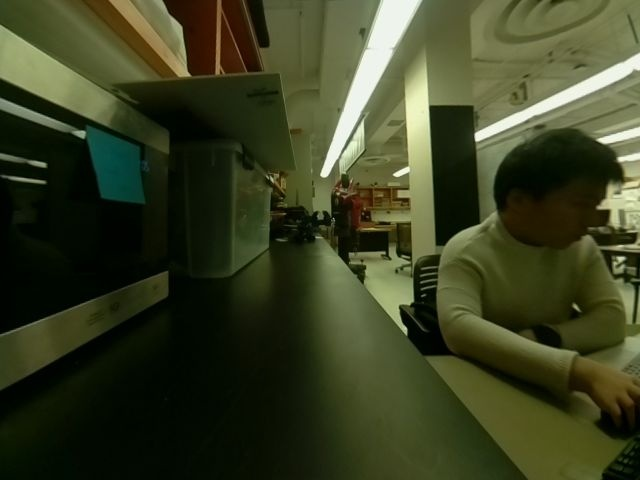
#> input picture src/parking_test_image/parking_test_02.jpg, 640 x 480 px
$ jupyter execute --allow-errors Untitled.ipynb
#> lines starting #> are read from the running program, lines starting #| are printed output that depends on the picture
[cell 1]
import numpy as np
import modern_robotics as mr
from __future__ import division
import matplotlib.pyplot as plt
import matplotlib.image as mpimg
import cv2

image = mpimg.imread('parking_test_02.jpg')
#> image is the input picture: shape (480, 640, 3); mean R, G, B 58.3, 64, 35.6
H = np.array([[-5.80645161, -6.96095076,  2358.06452],
              [ 0.00000000, -11.8166384,  2245.16129],
              [ 0.00000000, -0.0139219015,  1.00000000]])
h1 = H[0][0]
h2 = H[0][1]
h3 = H[0][2]
h4 = H[1][0]
h5 = H[1][1]
h6 = H[1][2]


print('This image is:', type(image), 'with dimensions:', image.shape)
#| This image is: <class 'numpy.ndarray'> with dimensions: (480, 640, 3)
plt.imshow(image)
plt.show()

[cell 2]
cv2.imshow('img',image)
cv2.waitKey(3000)
cv2.destroyAllWindows()

[cell 3]
H_inv= np.linalg.inv(np.matrix(H))
pts_dst = np.array([[313.5, 251.5, 1]]).T
np.dot(H_inv,pts_dst)
print(H_inv)

#> (a cell that did not finish here is left out)

[cell 5]
x2 = 334
y2 = 174

[cell 6]
zhong = np.array([[240, 120, 1]]).T
zhong
mapm = np.dot(H,zhong)
mapm

[cell 7]
top_x = 85
top_y = 85
bottom_x = 290
bottom_y = 235
l_u = [320 - top_x, 360 - 2*top_y]
r_u = [320 + top_x, 360 - 2*top_y]
r_b = [320 + bottom_x, 240 + bottom_y]
l_b = [320 - bottom_x, 240 + bottom_y]
m_u = [320, 360 - 2*top_y]
m_b = [320, 240 + bottom_y]
m_m = [320, (600 - 2*top_y+bottom_y)/2]
l_m = [(640-top_x-bottom_x)/2, (600-2*top_y+bottom_y)/2]
r_m = [(640+top_x+bottom_x)/2, (600-2*top_y+bottom_y)/2]

pts_src = np.array([l_u,m_u,r_u,r_m,r_b,m_b,l_b,l_m, m_m])

# selecting 4 points from image that will be transformed
pts_dst = np.array([[200, 0], [500,0], [800, 0], [800,300], [800, 600], [400,600], [200, 600], [200,300], [500,300]])

# finding homography matrix
h, status = cv2.findHomography(pts_src, pts_dst,method=0)
h1 = h[0][0]
h2 = h[0][1]
h3 = h[0][2]
h4 = h[1][0]
h5 = h[1][1]
h6 = h[1][2]
y = ((h1*y2+h4*x2)-h3*h4-h1*h6)/(h1*h5+h2*h4)
x = (x2-h3-h2*y)/h1
print(x,y)
cv_image_homography = cv2.warpPerspective(image, h, (1000, 600))
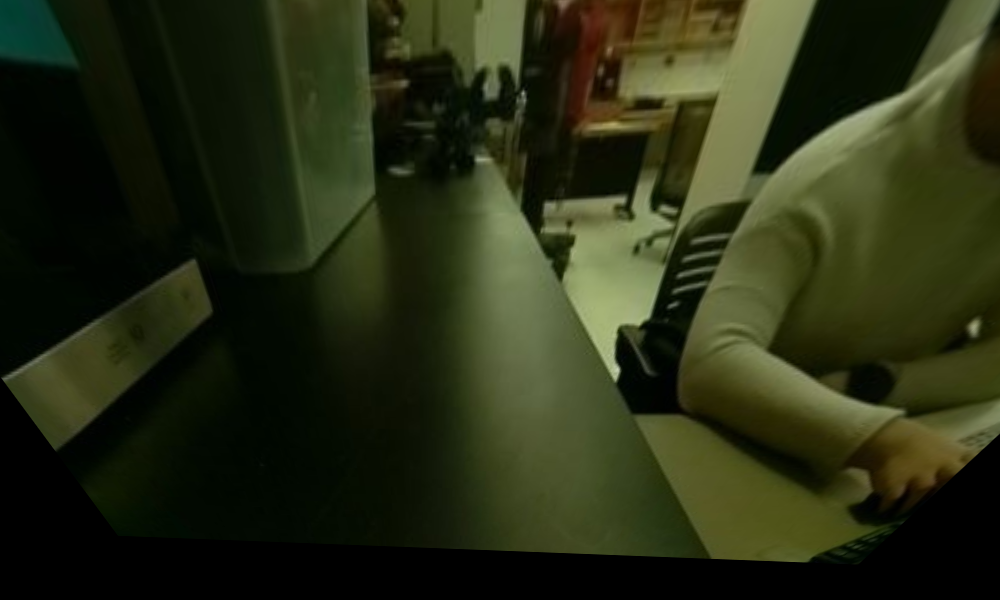
#> cv_image_homography: shape (600, 1000, 3); mean R, G, B 39.7, 44.9, 20.5


$ run again, with src/parking_test_image/parking_test_03.jpg copied over src/parking_test_image/parking_test_02.jpg
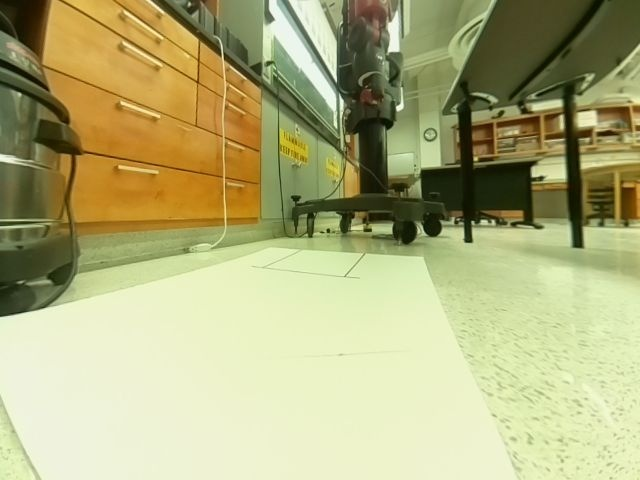
#> input picture src/parking_test_image/parking_test_03.jpg, 640 x 480 px
#> image is the input picture: shape (480, 640, 3); mean R, G, B 175.8, 174.6, 124.5
#| This image is: <class 'numpy.ndarray'> with dimensions: (480, 640, 3)
#> `cv_image_homography = cv2.warpPerspective(image, h, (1000, 600))`:
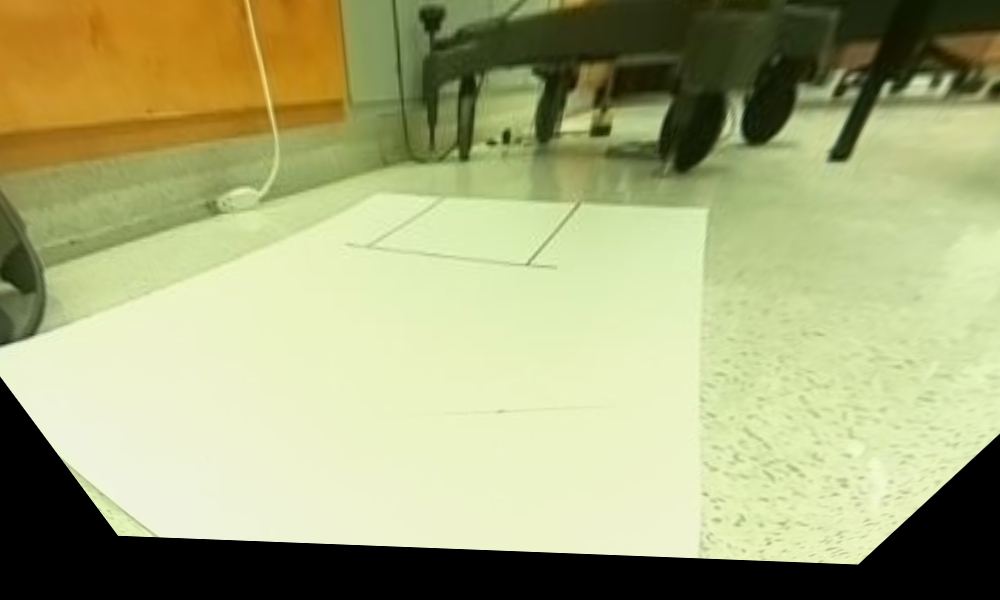
#> cv_image_homography: shape (600, 1000, 3); mean R, G, B 165.5, 168.8, 121.2

$ run again, with src/parking_test_image/parking_test_04.jpg copied over src/parking_test_image/parking_test_02.jpg
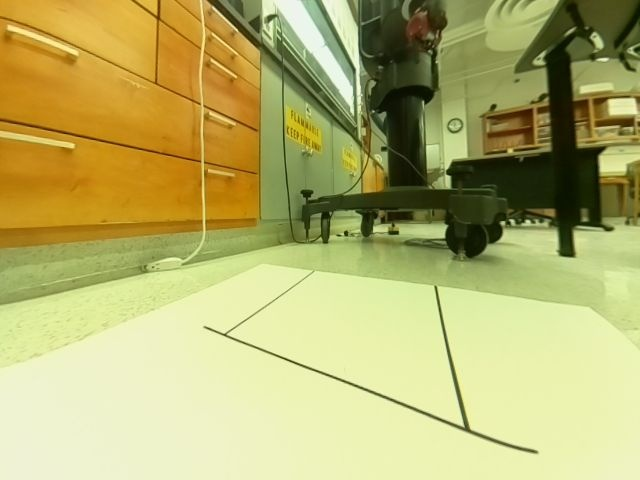
#> input picture src/parking_test_image/parking_test_04.jpg, 640 x 480 px
#> image is the input picture: shape (480, 640, 3); mean R, G, B 181.3, 177.3, 109.5
#| This image is: <class 'numpy.ndarray'> with dimensions: (480, 640, 3)
#> `cv_image_homography = cv2.warpPerspective(image, h, (1000, 600))`:
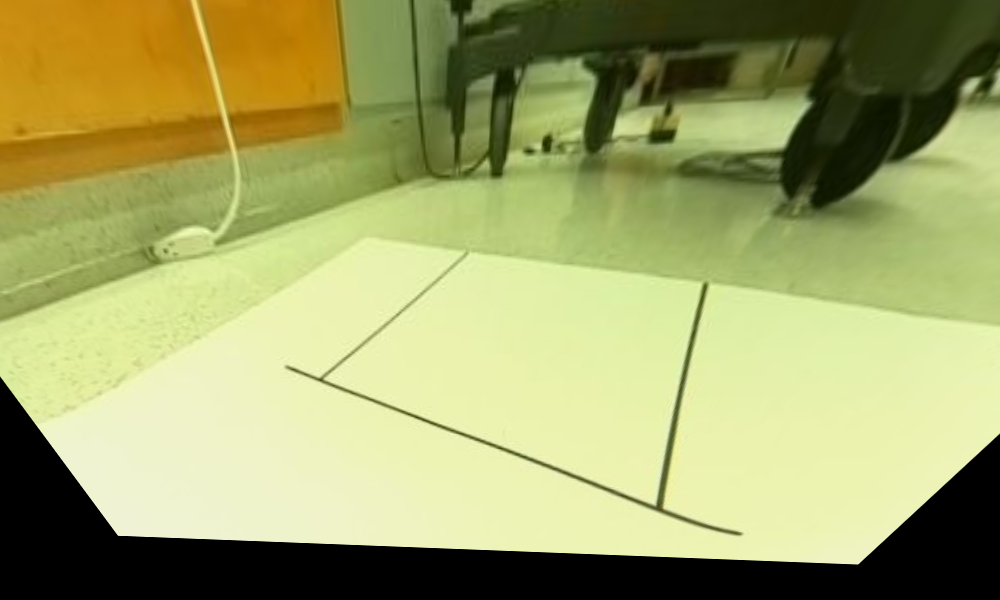
#> cv_image_homography: shape (600, 1000, 3); mean R, G, B 160.3, 164, 103.3

$ run again, with src/parking_test_image/parking_test_05.jpg copied over src/parking_test_image/parking_test_02.jpg
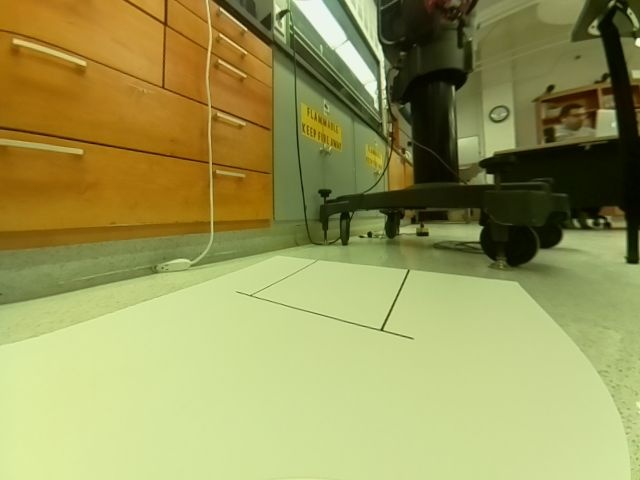
#> input picture src/parking_test_image/parking_test_05.jpg, 640 x 480 px
#> image is the input picture: shape (480, 640, 3); mean R, G, B 153.4, 151.7, 87.8
#| This image is: <class 'numpy.ndarray'> with dimensions: (480, 640, 3)
#> `cv_image_homography = cv2.warpPerspective(image, h, (1000, 600))`:
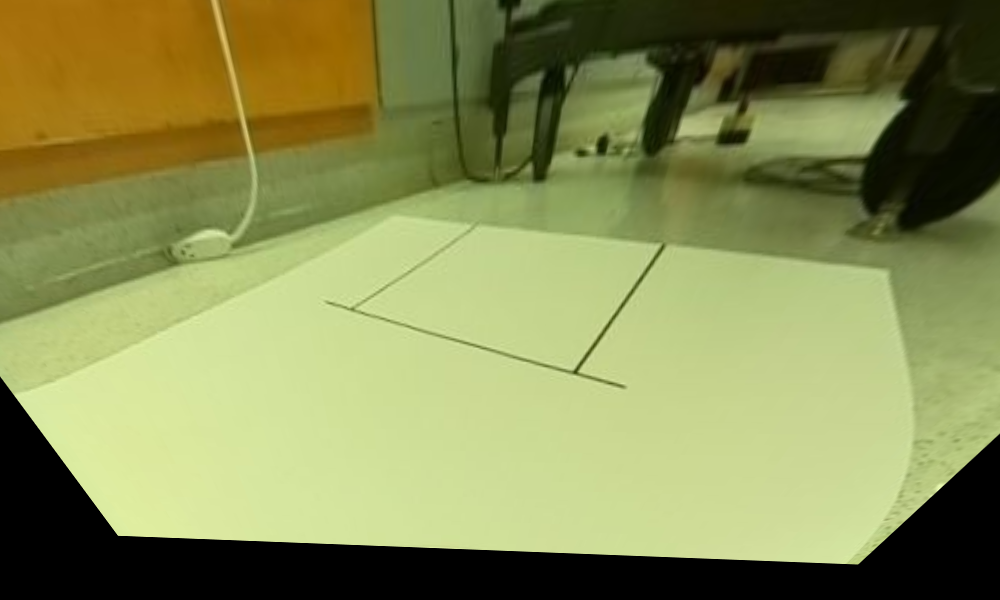
#> cv_image_homography: shape (600, 1000, 3); mean R, G, B 136, 141.4, 83.8
